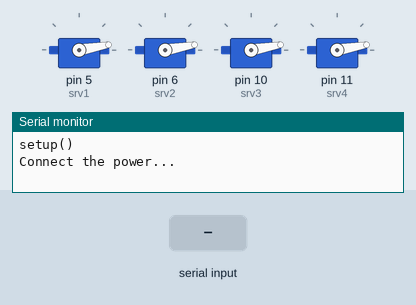
Recording of a sketch running on a simulated Arduino Uno, built with avr-gcc and run on an emulated ATmega328P. On the bench: 4 × servo, the last lines printed to the serial monitor. Inputs (shaded band) come from the test bench.

Above: at 1.1 s.
1.2 s: "1" received over Serial
At 1.98 s:
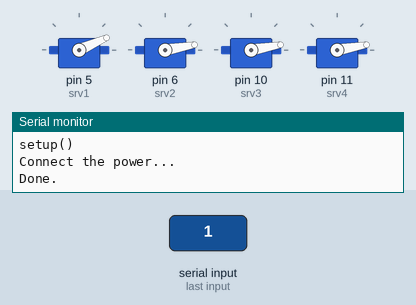
At 2.58 s:
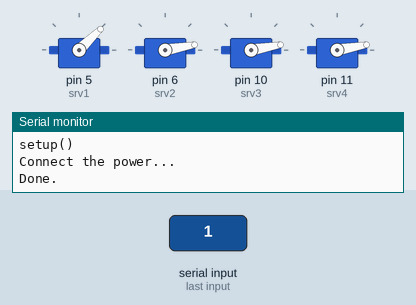
Timing chart, 0 to 21.0 s (numbered marks = the images above; inputs shaded):
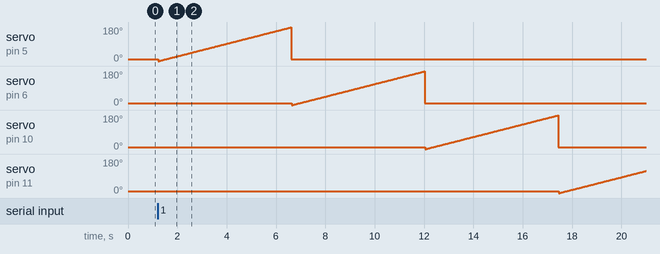

The sketch:

escmotor2.ino
```cpp
#include <Servo.h>

Servo srv1;
Servo srv2;
Servo srv3;
Servo srv4;


void setup()
{
  Serial.begin(9600);
  Serial.println("setup()");
  srv1.attach(5);   srv1.write(10);
  srv2.attach(6);   srv2.write(10);
  srv3.attach(10);  srv3.write(10);
  srv4.attach(11);  srv4.write(10);
  Serial.println("Connect the power...");
  do {
    delay(100);
  } while (!Serial.available());
  Serial.println("Done.");
}


void loop()
{
  for (int i=0; i<180; i+=1) {
    delay(30);
    srv1.write(i);
  }
  srv1.write(10);

  for (int i=0; i<180; i+=1) {
    delay(30);
    srv2.write(i);
  }
  srv2.write(10);

  for (int i=0; i<180; i+=1) {
    delay(30);
    srv3.write(i);
  }
  srv3.write(10);

  for (int i=0; i<180; i+=1) {
    delay(30);
    srv4.write(i);
  }
  srv4.write(10);

}
//*/
```
